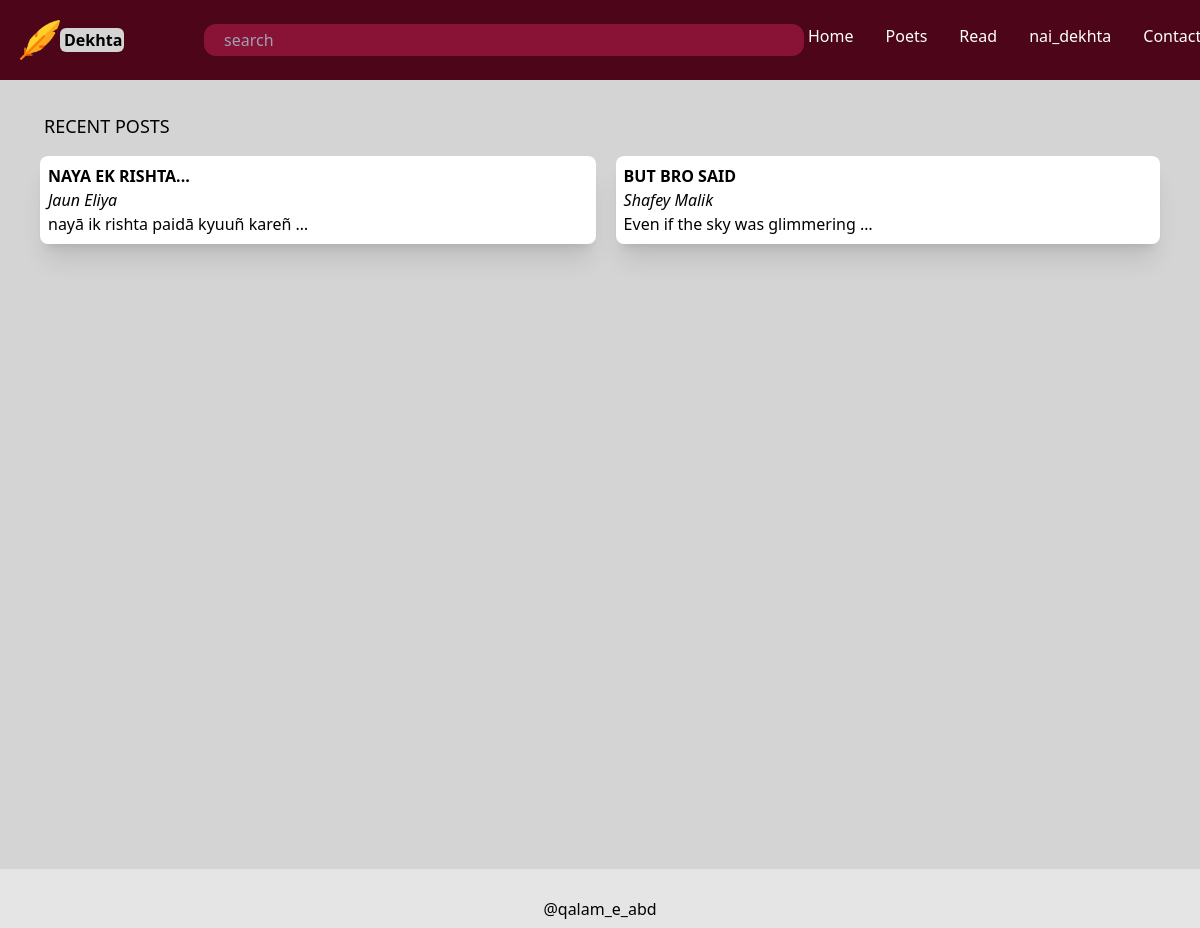
The app's page / (signed in) with its own data.
### dekhta/models.py (models this page shows, shortened)
class Post(models.Model):
    title = models.CharField(max_length = 40, null = True)
    d_time = models.DateTimeField(default=datetime.now())
    data = models.TextField()
    poet_id = models.ForeignKey('Poets', on_delete=models.CASCADE, default=-1)

class Poets(models.Model):
    user = models.OneToOneField(User, on_delete=models.CASCADE, null=True)
    first_name = models.CharField(max_length = 25)
    last_name = models.CharField(max_length = 25)
    posts_count = models.IntegerField(default = 0)

### dekhta/views.py (the view)
# urls.py: path('', views.home, name = 'home'),
def home(request):
    all_posts = Post.objects.all().order_by('-id')[:5].values()
    poets = Poets.objects.all().values()
    return render(request, 'index.html',{'allposts':all_posts, 'poet':poets})

### dekhta/templates/index.html
{% extends 'navbar.html' %}
{% block content %}
<main class="bg-neutral-300 px-5 md:px-10 h-[85vh] ">
    <p class="pl-1 pt-8 pb-0 text-lg">RECENT POSTS</p>
    <div class="grid grid-flow-row space-y-4  md:grid-flow-col md:space-x-5 ">
        {% for p in allposts %}
        <div class="bg-white rounded-lg shadow-xl mt-4 p-2  cursor-pointer hover:bg-rose-100 ">
            <h1 class="font-bold">{{p.title|upper}}</h1>
            {% for q in poet %}
                {% if p.poet_id_id is q.id %}
                    <h2 class="italic">{{q.first_name}} {{q.last_name}}</h2>
                {% endif %}
            {% endfor %}
            {{p.data|linebreaks|truncatewords:6}}
        </div>
        {% endfor %}
    </div>
</main>
{% endblock content %}

### dekhta/templates/navbar.html (shortened to what this page needs)
<!DOCTYPE html>
{% load static %}
<html lang="en">
<head>
    <script src="https://cdn.tailwindcss.com"></script>
</head>
<body class = 'flex flex-col min-h-screen'>
    {%load static%}
    <section class="header">
        <nav class=" bg-rose-950 sm:flex md:flex-row justify-between p-5 text-white">
            <div class="flex items-center  md:container">
                <div class="flex items-center w-auto static"><img class="h-10" src="{% static 'images/feather-pen.png' %}" alt="">
                    <p class="font-bold rounded-md text-black w-16 px-1 bg-neutral-300 hover:bg-black hover:text-rose-400 cursor-pointer"><a href="{% url 'home' %}">Dekhta</a></p>
                </div>
                <form class="" action="index.html" method="post">
                    <input class="w-[50vw] rounded-xl bg-rose-900 pl-5 ml-[10vw] p-1" type="text" placeholder="search">
                </form>
            </div>
            <div class="flex">
                <ul class=" flex space-x-6 ">
                    <li class="hover:bg-rose-900 rounded-md  p-1 cursor-pointer "><a href="{% url 'home' %}">Home</a></li>
                    <li class="hover:bg-rose-900 rounded-md  p-1 cursor-pointer "><a href="{% url 'poets' %}">Poets</a></li>
                    <li class="hover:bg-rose-900 rounded-md  p-1  cursor-pointer">Read</li>
                    {% if user.is_authenticated %}
                        <li class="hover:bg-rose-900 rounded-md  p-1 cursor-pointer "><a href="/poets/{{user.first_name}}-{{user.last_name}}">{{user.username}}</a></li>
                    {% else %}
                        <li class="hover:bg-rose-900 rounded-md  p-1 cursor-pointer "><a href="{% url 'login' %}">Login</a></li>
                    {% endif %}
                    <li class="hover:bg-rose-900 rounded-md  p-1 cursor-pointer "><a href="{% url 'contact' %}">Contact</a></li>
                </ul>
            </div>
        </nav>
    </section>
    {% block content %}
    {% endblock content %}
<footer class="mt-auto py-7 flex flex justify-center bg-neutral-200" >
    <div class="">@qalam_e_abd</div>
</footer>
</body>
</html>

### records on screen
Post: title "NAYA EK RISHTA...", data "nayā ik rishta paidā kyuuñ kareñ …"
Poets: first_name "Jaun", last_name "Eliya"
Post: title "BUT BRO SAID", data "Even if the sky was glimmering …"
Poets: first_name "Shafey", last_name "Malik"

### other values on screen
{{ user.username }} "nai_dekhta"
